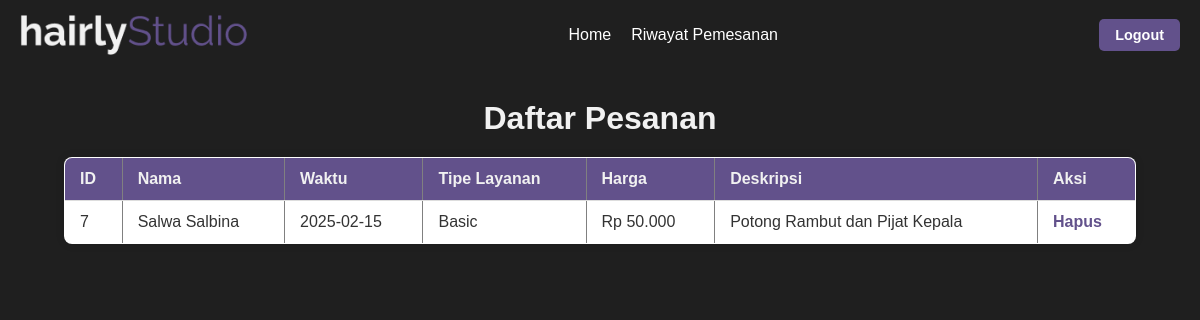
The page /code/riwayat.php on the database as committed earlier.
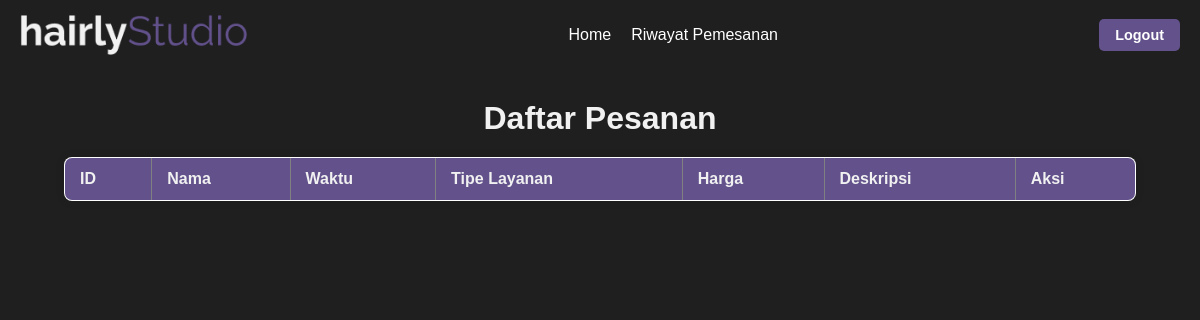
The same page on the database as committed later.
### tables this page shows
CREATE TABLE `pesanan` (
  `id` int(11) NOT NULL,
  `nama` varchar(100) DEFAULT NULL,
  `waktu` date DEFAULT NULL,
  `tipe_layanan` varchar(100) DEFAULT NULL,
  `harga` int(11) DEFAULT NULL,
  `deskripsi` text DEFAULT NULL
);

### code/riwayat.php (the view, shortened to what this page needs)
<?php
include 'koneksi.php';
$query = "SELECT * FROM pesanan";
$result = mysqli_query($koneksi, $query);
?>
<!DOCTYPE html>
<html lang="en">
<head>
</head>
<body>
<header class="navbar">
    <div class="container1">
      <div class="logo">
        <a href="../halaman.php"><img src="../asset/logo.png" alt="HairlyStudio Logo" class="animate__animated animate__fadeInDown"></a>
      </div>
      <nav class="nav-links">
        <ul>
          <li class="animate__animated animate__fadeInDown"><a href="../halaman.php">Home</a></li>
          <li class="animate__animated animate__fadeInDown"><a href="riwayat.php">Riwayat Pemesanan</a></li>
        </ul>
      </nav>
      <div class="animate__animated animate__fadeInDown auth-buttons">
        <a href="../logout.php" class="btn btn-primary">Logout</a>
      </div>
    </div>
  </header>
<h1>Daftar Pesanan</h1>
<table border="1" cellpadding="10" cellspacing="0">
    <thead>
        <tr>
            <th>ID</th>
            <th>Nama</th>
            <th>Waktu</th>
            <th>Tipe Layanan</th>
            <th>Harga</th>
            <th>Deskripsi</th>
            <th>Aksi</th>
        </tr>
    </thead>
    <tbody>
        <?php while ($row = mysqli_fetch_assoc($result)): ?>
            <tr>
                <td><?= $row['id']; ?></td>
                <td><?= $row['nama']; ?></td>
                <td><?= $row['waktu']; ?></td>
                <td><?= $row['tipe_layanan']; ?></td>
                <td>Rp <?= number_format($row['harga'], 0, ',', '.'); ?></td>
                <td><?= $row['deskripsi']; ?></td>
                <td>
                    <a href="../deletePesanan.php?id=<?= $row['id']; ?>" onclick="return confirm('Yakin ingin menghapus?')">Hapus</a>
                </td>
            </tr>
        <?php endwhile; ?>
    </tbody>
</table>
</body>
</html>

### code/riwayat.php (style rules this page uses)
* { margin: 0; padding: 0; box-sizing: border-box; }
.navbar { padding: 15px 0; position: fixed; top: 0; left: 0; width: 100%; z-index: 1000; background-color: #1f1f1f; }
.container1 { width: 100%; max-width: 1200px; margin: 0 auto; display: flex; justify-content: space-between; align-items: center; padding: 0 20px; }
.logo img { height: 40px; }
.nav-links ul { list-style: none; display: flex; gap: 20px; }
.nav-links a { text-decoration: none; color: #fff; font-weight: 500; font-size: 1rem; }
.auth-buttons { display: flex; gap: 10px; }
.btn { text-decoration: none; padding: 8px 16px; border-radius: 5px; font-weight: bold; font-size: 0.9rem; transition: all 0.3s ease; }
.btn-primary { background-color: #62518B; color: #fff; }
body { font-family: Arial, sans-serif; background-color: #1f1f1f; margin: 0; padding-top: 80px; padding-left: 64px; padding-right: 64px; }
h1 { text-align: center; color: #f1f1f1; margin-top: 20px; }
table { width: 100%; border-collapse: collapse; margin: 20px 0; box-shadow: 0 0 10px rgba(0, 0, 0, 0.1); background-color: #fff; border-radius: 8px; overflow: hidden; }
th, td { padding: 12px 15px; text-align: left; border-bottom: 1px solid #ddd; color: #333; }
th { background-color: #62518B; color: #f1f1f1; }
a { text-decoration: none; color: #62518B; font-weight: bold; }

Rows that differ between the two databases and show on the page:
removed pesanan: id "7", nama "Salwa Salbina", waktu "2025-02-15", tipe_layanan "Basic", harga "50.000", deskripsi "Potong Rambut dan Pijat Kepala"
